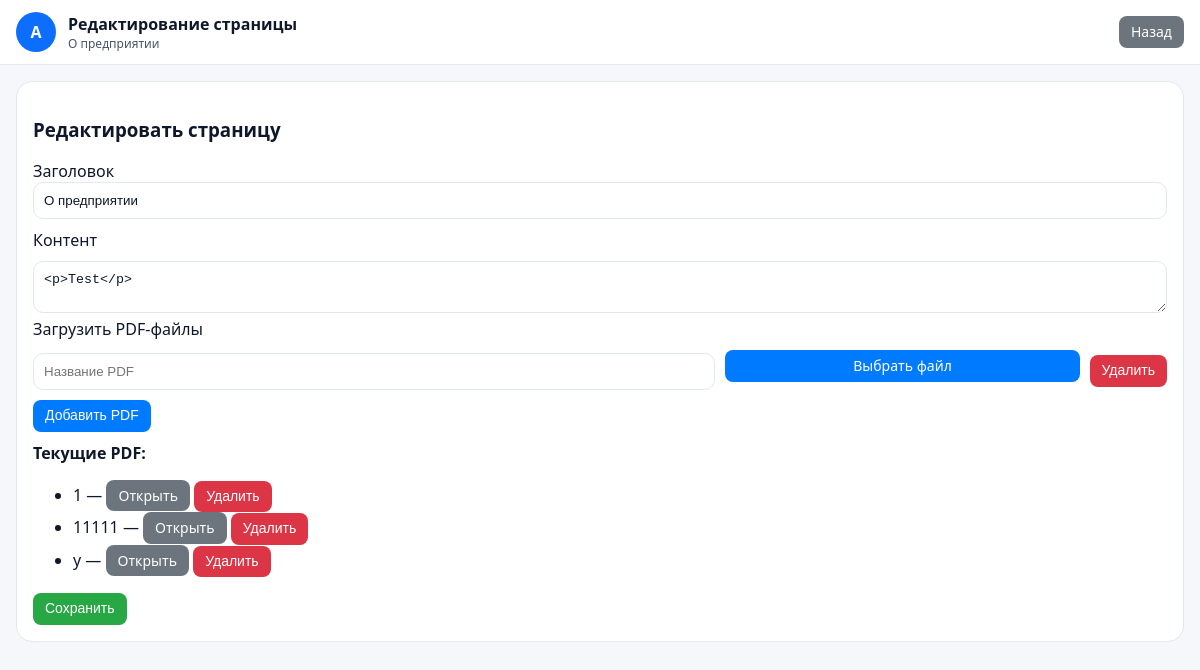
The page /admin/page/edit/21 (signed in) on the database its author committed.
### tables this page shows
CREATE TABLE pages(
        id INTEGER PRIMARY KEY AUTOINCREMENT,
        title TEXT NOT NULL,
        content TEXT,
        image_path TEXT,
        pdf_path TEXT
    );

CREATE TABLE page_pdfs(
            id INTEGER PRIMARY KEY AUTOINCREMENT,
            page_id INTEGER NOT NULL,
            file_path TEXT NOT NULL,
            title TEXT NOT NULL,
            FOREIGN KEY(page_id) REFERENCES pages(id)
        );

### app.py (the view, shortened to what this page needs)
@app.route("/admin/page/edit/<int:pid>", methods=["GET", "POST"])
def admin_page_edit(pid):
    redir = require_auth()
    if redir: return redir
    conn = db()
    page_row = conn.execute("SELECT * FROM pages WHERE id=?", (pid,)).fetchone()
    if not page_row:
        conn.close()
        return "Страница не найдена", 404
    pdfs = conn.execute("SELECT * FROM page_pdfs WHERE page_id=?", (pid,)).fetchall()
    conn.close()
    return render_template("admin_page_edit.html", page=dict(page_row), pdfs=pdfs)

### app.py (called while the page is built)
def db():
    conn = sqlite3.connect(DB_PATH)
    conn.row_factory = sqlite3.Row
    return conn

@app.context_processor
def inject_theme():
    return {"current_theme": "light"}

def require_auth():
    if not session.get("auth"):
        return redirect(url_for("login"))
    return None

### templates/admin_page_edit.html (shortened to what this page needs)
{% extends 'base.html' %}
{% block body %}
<header class="topbar">
  <div class="brand">
    <div class="logo-circle">A</div>
    <div class="org">
      <div class="org-title">Редактирование страницы</div>
      <div class="org-sub">{{ page['title'] }}</div>
    </div>
  </div>
  <a class="btn btn-secondary" href="{{ url_for('admin') }}">Назад</a>
</header>
<main class="admin-main">
  <section class="card">
    <h3>Редактировать страницу</h3>
    <form class="form" id="adminForm" action="{{ url_for('admin_page_edit', pid=page['id']) }}" method="post" enctype="multipart/form-data">
      <label>Заголовок
        <input name="title" value="{{ page['title'] }}" required>
      </label>
      <label>Контент</label>
      <textarea id="content" name="content">{{ page['content'] or '' }}</textarea>
      <label>Загрузить PDF-файлы</label>
      <div id="pdfUploads">
        <div class="pdf-upload">
          <input type="text" name="pdf_titles[]" placeholder="Название PDF" class="pdf-title-input">
          <label class="btn btn-primary custom-file-label">
            Выбрать файл
          </label>
          <button type="button" class="btn btn-danger" onclick="removePdfField(this)">Удалить</button>
        </div>
      </div>
      <button type="button" class="btn btn-primary" id="addPdfBtn">Добавить PDF</button>
      {% if pdfs %}
        <div style="margin-top:10px;">
          <strong>Текущие PDF:</strong>
          <ul id="existingPdfs">
            {% for pdf in pdfs %}
              <li data-pdf-id="{{ pdf['id'] }}">
                {{ pdf['title'] }} —
                <a class="btn btn-secondary" href="{{ url_for('uploads', filename=pdf['file_path']) }}" target="_blank">Открыть</a>
                <button type="button" class="btn btn-danger delete-existing-pdf">Удалить</button>
              </li>
            {% endfor %}
          </ul>
        </div>
      {% else %}
        <div style="margin-top:5px; color:#888;">PDF отсутствует</div>
      {% endif %}
      <button class="btn btn-success" type="submit">Сохранить</button>
    </form>
  </section>
</main>
{% endblock %}

### static/css/theme.css (style rules this page uses)
:root { --bg: #f5f7fb; --fg: #0f172a; --muted: #475569; --card: #ffffff; --primary: #0d6efd; --border: #e2e8f0; }
* { box-sizing: border-box; }
html, body { height: 100%; }
body { margin: 0; background: var(--bg); color: var(--fg); font-family: system-ui, -apple-system, Segoe UI, Roboto, Arial, sans-serif; }
.topbar, .bottombar { display: flex; align-items: center; gap: 12px; padding: 12px 16px; border-bottom: 1px solid var(--border); background: var(--card); }
.brand { display: flex; align-items: center; gap: 12px; }
.logo-circle { width: 40px; height: 40px; border-radius: 50%; background: var(--primary); color: #fff; display:flex; align-items:center; justify-content:center; font-weight: 700; }
.org-title { font-weight: 700; }
.org-sub { color: var(--muted); font-size: 12px; }
.btn, .btn-outline { padding: 8px 14px; border-radius: 10px; text-decoration: none; display: inline-flex; align-items: center; gap: 8px; }
.btn { background: var(--primary); color: white; border: none; }
.admin-main { padding: 16px; display: grid; gap: 16px; }
.card { background: var(--card); border: 1px solid var(--border); border-radius: 16px; padding: 16px; }
.form label { display:block; margin-bottom: 10px; }
.form input, .form textarea, .form select { width: 100%; padding: 10px; border: 1px solid var(--border); border-radius: 10px; background: transparent; color: var(--fg); }

### templates/admin_page_edit.html (style rules this page uses)
.pdf-upload { display:flex; gap:10px; margin-bottom:8px; align-items:center; }
.pdf-title-input { flex:2; }
.custom-file-label { flex:1; cursor:pointer; text-align:center; }
.btn { display:inline-block; padding:6px 12px; font-size:14px; line-height:1.4; border-radius:8px; border:none; text-decoration:none; text-align:center; cursor:pointer; transition:background 0.2s; }
.btn-primary { background:#007bff; color:white; }
.btn-secondary { background:#6c757d; color:white; }
.btn-danger { background:#dc3545; color:white; }
.btn-success { background:#28a745; color:white; }
#existingPdfs .btn.btn-secondary { padding:6px 12px; font-size:14px; }

### rows shown on the page
pages: title "О предприятии", content "<p>Test</p>"
page_pdfs: title "1"
page_pdfs: title "11111"
page_pdfs: title "у"
